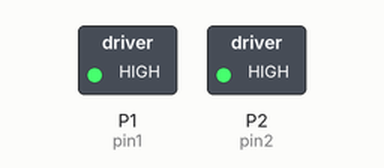
Simulated run of this program. Board: BBC micro:bit running MicroPython. On the bench: switched loads named in the program (green lamp = pin HIGH). At 0.0 s the program stops and its outputs stay as they are.

Above: at 0.1 s.
Timing chart, 0 to 1.5 s (numbered marks = the images above):
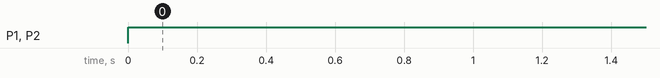

The program:

motor5.py
```python
# Intro to classes

from microbit import *
import time

class Motors:

    def __init__(self, pin1, pin2):
        self.pin1 = pin1
        self.pin2 = pin2

        self.pin1.set_analog_period(20)  # Set the PWM period to 20ms
        self.pin2.set_analog_period(20)  # Set the PWM period to 20ms

        self.pin1.write_analog(0)      # Stop the motor (neutral position)
        self.pin2.write_analog(0)      # Stop the motor (neutral position)

    def fwd(self, speed=180):
        self.pin1.write_analog(speed) # full forward
        self.pin2.write_analog(speed)   # full forward

    # empty functions for the other directions
    def back(self, speed=180):
        pass

    def left(self, speed=180):
        pass

    def right(self, speed=180):
        pass

    def stop(self):
        pass

if __name__ == "__main__":  # only run this code if this file is run directly

    my_motors = Motors(pin1, pin2)
    my_motors.fwd(1023)  # full speed ahead??
```

Measured:
- by itself, P1 (pin1), P2 (pin2): LOW → HIGH at 0.00 s
